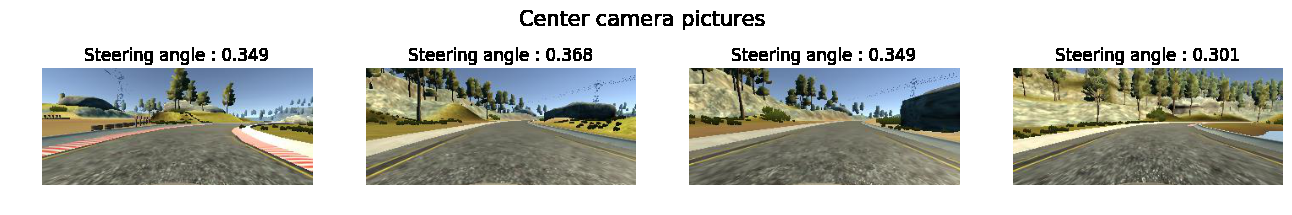
#> input picture misc/adjusted_steer1.png, 1292 x 215 px
$ python -i preprocess.py   (imports and definitions only)
#> lines starting #> are read from the running program, lines starting #| are printed output that depends on the picture
#> further down, picture is the input picture: shape (215, 1292, 3); mean B, G, R 185.5, 192.1, 190.4
import numpy as np
import cv2

# some helper functions for image preprocessing
def crop_img(img, top=30, bottom=24, left=0, right=0) :
#> called with top = 30, bottom = 24, left = 0, right = 0
    h,w,_ = img.shape
#> h = 215; w = 1292
    return img[top:h-bottom,left:w-right]
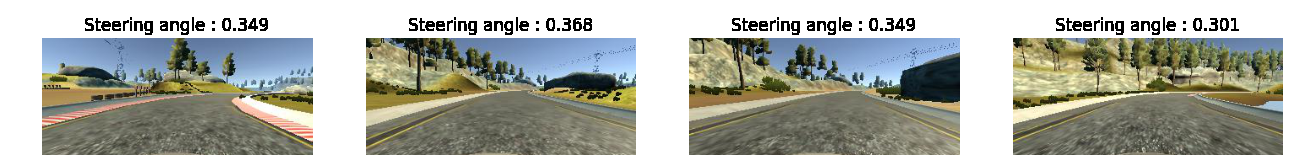
#> returned value: shape (161, 1292, 3); mean of channels 0, 1, 2 164.1, 172.9, 170.6; drawn as B, G, R

def MinMaxNorm(image, a=-.5, b=.5) :
    Xmin, Xmax = np.min(image), np.max(image)
    return (image-Xmin)*(b-a)/(Xmax-Xmin)

def AbsNorm(image, a=-.5, b=0.5, col_min=0, col_max=255) :
    return (image-col_min)*(b-a)/(col_max-col_min)

def contrast_norm(image) :
    # convert to YUV color space
    new_image = cv2.cvtColor(image, cv2.COLOR_BGR2YUV)
#> new_image: shape (161, 1292, 3); mean of channels 0, 1, 2 171.2, 124.5, 127.5
    new_image[:,:,0] = cv2.equalizeHist(new_image[:,:,0])
#> new_image: shape (161, 1292, 3); mean of channels 0, 1, 2 143.1, 124.5, 127.5
    new_image = cv2.cvtColor(new_image, cv2.COLOR_YUV2BGR)
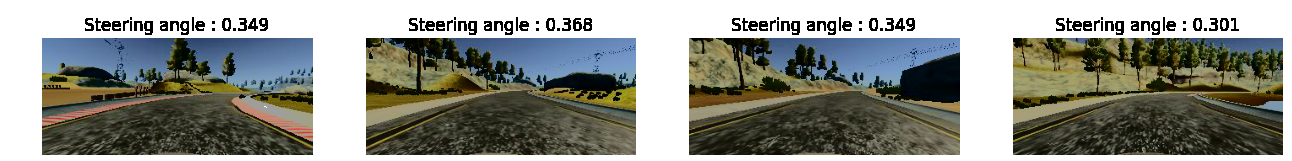
#> new_image: shape (161, 1292, 3); mean B, G, R 137, 144.7, 142.6
    return AbsNorm(new_image)

def resize_img(img, new_size=(200,66)) :
#> called with new_size = (200, 66)
    return cv2.resize(img, new_size, interpolation = cv2.INTER_AREA)
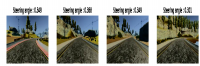
#> returned value: shape (66, 200, 3) float64; mean of channels 0, 1, 2 0.537, 0.568, 0.559; drawn as B, G, R

# main function for image preprocessing
def preprocess(img) :
    # crop image
    new_img = crop_img(img)
    # contrast normalization
    new_img = contrast_norm(new_img)
    # resize to 200x66
    return resize_img(new_img)

>>> import cv2
>>> picture = cv2.imread('misc/adjusted_steer1.png')
>>> result = preprocess(picture)

$ run again, on misc/adjusted_steer4.png
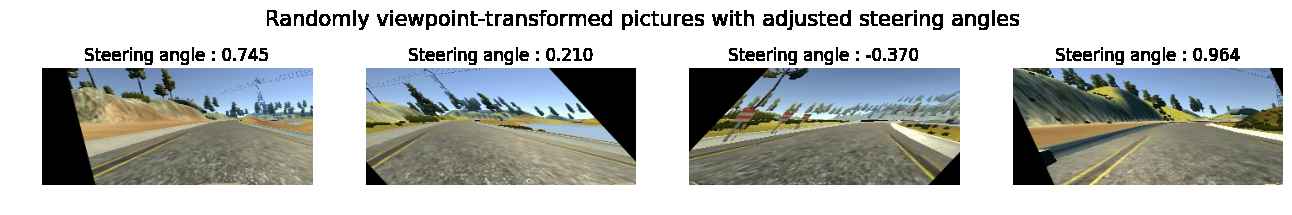
#> input picture misc/adjusted_steer4.png, 1292 x 215 px
#> picture is the input picture: shape (215, 1292, 3); mean B, G, R 183.1, 185.6, 182.6
#> in contrast_norm, `new_image = cv2.cvtColor(new_image, cv2.COLOR_YUV2BGR)`:
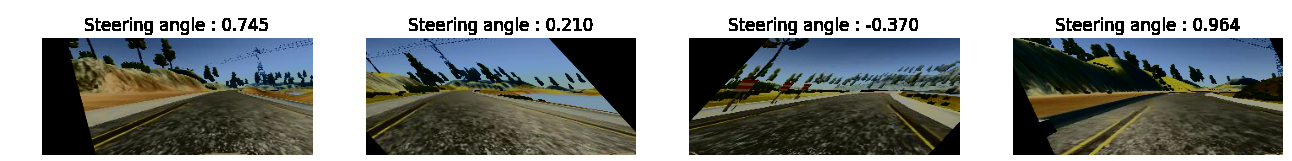
#> new_image: shape (161, 1292, 3); mean B, G, R 134.5, 137.2, 133.4
#> in resize_img, `return cv2.resize(img, new_size, interpolation = cv2.INTER_AREA)`:
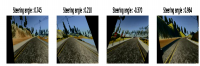
#> returned value: shape (66, 200, 3) float64; mean of channels 0, 1, 2 0.527, 0.538, 0.523; drawn as B, G, R
